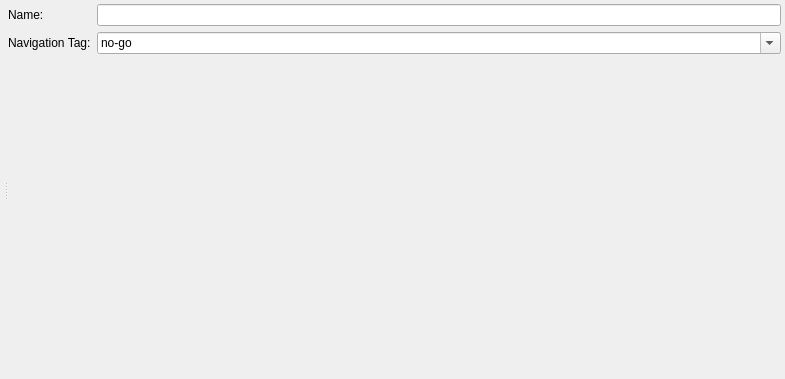
<?xml version="1.0" encoding="UTF-8"?>
<ui version="4.0">
 <class>Form</class>
 <widget class="QWidget" name="Form">
  <property name="geometry">
   <rect>
    <x>0</x>
    <y>0</y>
    <width>785</width>
    <height>379</height>
   </rect>
  </property>
  <property name="windowTitle">
   <string>Form</string>
  </property>
  <layout class="QVBoxLayout" name="verticalLayout_2">
   <property name="margin">
    <number>4</number>
   </property>
   <item>
    <widget class="QSplitter" name="splitter">
     <property name="orientation">
      <enum>Qt::Horizontal</enum>
     </property>
     <widget class="QWidget" name="layoutWidget">
      <layout class="QVBoxLayout" name="verticalLayout_3">
       <property name="margin">
        <number>0</number>
       </property>
       <item>
        <widget class="QWidget" name="myGeneralCanvas" native="true">
         <property name="sizePolicy">
          <sizepolicy hsizetype="MinimumExpanding" vsizetype="Fixed">
           <horstretch>0</horstretch>
           <verstretch>0</verstretch>
          </sizepolicy>
         </property>
         <property name="element_type" stdset="0">
          <string>general_canvas</string>
         </property>
        </widget>
       </item>
       <item>
        <widget class="QWidget" name="myDisplayCanvas" native="true">
         <property name="sizePolicy">
          <sizepolicy hsizetype="MinimumExpanding" vsizetype="MinimumExpanding">
           <horstretch>0</horstretch>
           <verstretch>0</verstretch>
          </sizepolicy>
         </property>
         <property name="minimumSize">
          <size>
           <width>0</width>
           <height>0</height>
          </size>
         </property>
         <property name="element_type" stdset="0">
          <string>display_widget_canvas</string>
         </property>
        </widget>
       </item>
      </layout>
     </widget>
     <widget class="QWidget" name="widget" native="true">
      <layout class="QFormLayout" name="formLayout">
       <item row="0" column="0">
        <widget class="QLabel" name="short_name_label">
         <property name="text">
          <string>Name:</string>
         </property>
        </widget>
       </item>
       <item row="0" column="1">
        <widget class="QLineEdit" name="short_name"/>
       </item>
       <item row="3" column="1">
        <spacer name="verticalSpacer">
         <property name="orientation">
          <enum>Qt::Vertical</enum>
         </property>
         <property name="sizeHint" stdset="0">
          <size>
           <width>20</width>
           <height>18</height>
          </size>
         </property>
        </spacer>
       </item>
       <item row="1" column="1">
        <widget class="QComboBox" name="nav_tag">
         <property name="editable">
          <bool>true</bool>
         </property>
         <item>
          <property name="text">
           <string>no-go</string>
          </property>
         </item>
         <item>
          <property name="text">
           <string>road</string>
          </property>
         </item>
         <item>
          <property name="text">
           <string>pedestrian-path</string>
          </property>
         </item>
        </widget>
       </item>
       <item row="1" column="0">
        <widget class="QLabel" name="nav_tag_label">
         <property name="text">
          <string>Navigation Tag:</string>
         </property>
        </widget>
       </item>
      </layout>
     </widget>
    </widget>
   </item>
  </layout>
 </widget>
 <resources/>
 <connections/>
</ui>
